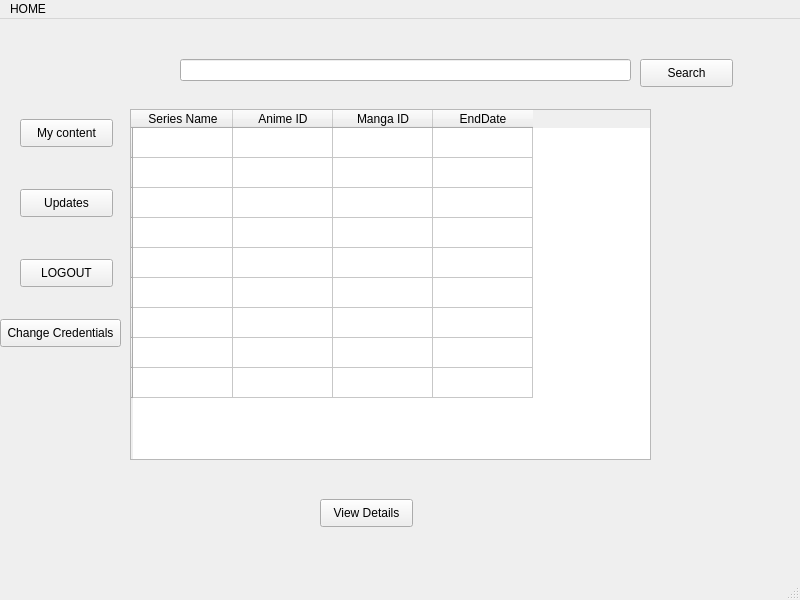
<?xml version="1.0" encoding="UTF-8"?>
<ui version="4.0">
 <class>MainWindow</class>
 <widget class="QMainWindow" name="MainWindow">
  <property name="geometry">
   <rect>
    <x>0</x>
    <y>0</y>
    <width>800</width>
    <height>600</height>
   </rect>
  </property>
  <property name="windowTitle">
   <string>MainWindow</string>
  </property>
  <widget class="QWidget" name="centralwidget">
   <widget class="QPushButton" name="pushButton_3">
    <property name="geometry">
     <rect>
      <x>20</x>
      <y>240</y>
      <width>93</width>
      <height>28</height>
     </rect>
    </property>
    <property name="text">
     <string>LOGOUT</string>
    </property>
   </widget>
   <widget class="QLineEdit" name="lineEdit">
    <property name="geometry">
     <rect>
      <x>180</x>
      <y>40</y>
      <width>451</width>
      <height>22</height>
     </rect>
    </property>
   </widget>
   <widget class="QPushButton" name="pushButton">
    <property name="geometry">
     <rect>
      <x>640</x>
      <y>40</y>
      <width>93</width>
      <height>28</height>
     </rect>
    </property>
    <property name="text">
     <string>Search</string>
    </property>
   </widget>
   <widget class="QTableWidget" name="tableWidget">
    <property name="geometry">
     <rect>
      <x>130</x>
      <y>90</y>
      <width>521</width>
      <height>351</height>
     </rect>
    </property>
    <row>
     <property name="text">
      <string/>
     </property>
    </row>
    <row>
     <property name="text">
      <string/>
     </property>
    </row>
    <row>
     <property name="text">
      <string/>
     </property>
    </row>
    <row>
     <property name="text">
      <string/>
     </property>
    </row>
    <row>
     <property name="text">
      <string/>
     </property>
    </row>
    <row>
     <property name="text">
      <string/>
     </property>
    </row>
    <row>
     <property name="text">
      <string/>
     </property>
    </row>
    <row>
     <property name="text">
      <string/>
     </property>
    </row>
    <row>
     <property name="text">
      <string/>
     </property>
    </row>
    <column>
     <property name="text">
      <string>Series Name</string>
     </property>
    </column>
    <column>
     <property name="text">
      <string>Anime ID</string>
     </property>
    </column>
    <column>
     <property name="text">
      <string>Manga ID</string>
     </property>
    </column>
    <column>
     <property name="text">
      <string>EndDate</string>
     </property>
    </column>
   </widget>
   <widget class="QPushButton" name="pushButton_5">
    <property name="geometry">
     <rect>
      <x>20</x>
      <y>170</y>
      <width>93</width>
      <height>28</height>
     </rect>
    </property>
    <property name="text">
     <string>Updates</string>
    </property>
   </widget>
   <widget class="QPushButton" name="pushButton_6">
    <property name="geometry">
     <rect>
      <x>20</x>
      <y>100</y>
      <width>93</width>
      <height>28</height>
     </rect>
    </property>
    <property name="text">
     <string>My content</string>
    </property>
   </widget>
   <widget class="QPushButton" name="pushButton_7">
    <property name="geometry">
     <rect>
      <x>0</x>
      <y>300</y>
      <width>121</width>
      <height>28</height>
     </rect>
    </property>
    <property name="text">
     <string>Change Credentials</string>
    </property>
   </widget>
   <widget class="QPushButton" name="pushButton_8">
    <property name="geometry">
     <rect>
      <x>320</x>
      <y>480</y>
      <width>93</width>
      <height>28</height>
     </rect>
    </property>
    <property name="text">
     <string>View Details</string>
    </property>
   </widget>
  </widget>
  <widget class="QMenuBar" name="menubar">
   <property name="geometry">
    <rect>
     <x>0</x>
     <y>0</y>
     <width>800</width>
     <height>29</height>
    </rect>
   </property>
   <widget class="QMenu" name="menuHOME">
    <property name="title">
     <string>HOME</string>
    </property>
   </widget>
   <addaction name="menuHOME"/>
  </widget>
  <widget class="QStatusBar" name="statusbar"/>
 </widget>
 <resources/>
 <connections/>
</ui>
